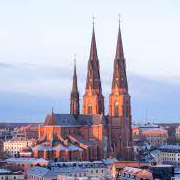
%> input picture lab1/domkyrka.jpg, 180 x 180 px
$ octave A_Q16.m   (GNU Octave 9; MATLAB toolbox functions it lacks are replaced by stand-ins)
%> lines starting %> are read from the running program, lines starting %| are printed output that depends on the picture
clear; close all;

I = imread("domkyrka.jpg"); % Load image
%> I is the input picture: size 180x180x3 uint8; mean R, G, B 177.8, 175.6, 192.8

I = rgb2gray(I);    % Turn into grey-scale
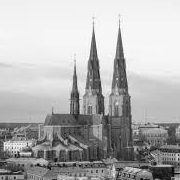
%> I: size 180x180 uint8; min 2, max 254, mean 178.2

% Square image
[x, y] = size(I);
%> x = 180; y = 180

freq = zeros(1, 256);

for i = 1:x
    for j = 1:y
        index = I(i, j);
        freq(1, index) = freq(1, index) + 1;
    end
end
%> after the loop, freq = 256 values, max 3073 at index 246, min 0 at index 1, mean 126.6

nofp = x*y; % number of pixels
%> nofp = 32400

freq_prob = freq./nofp; % Frequency probability
%> freq_prob = 256 values, max 0.0948 at index 246, min 0 at index 1, mean 0.00391

c = cumsum(freq_prob);  % Cumulative prob distribution
%> c = 256 values from 0 to 1

T = round(c .* 256);   % Mapper
%> T = 256 values from 0 to 256

Inew = T(I);
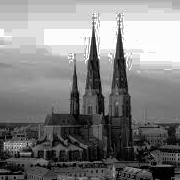
%> Inew: size 180x180 double; min 0, max 256, mean 130.9; drawn with min black and max white
Inew = uint8(Inew);
%> Inew: size 180x180 uint8

imhist(I);  % Plot histogram of non-eq image
title('Histogram of non-eq image', FontSize = 16)
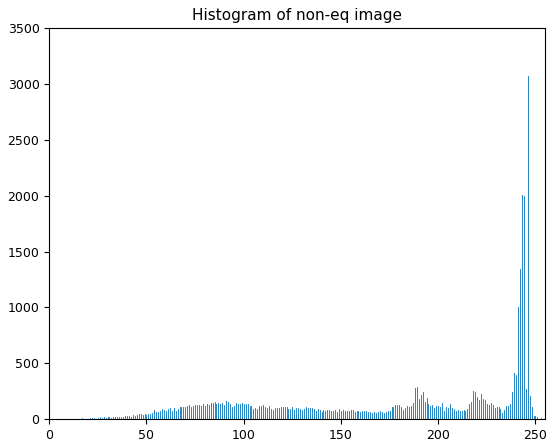
%> figure redrawn from the program's plot data; highest point at x = 246, y = 3073
figure
imhist(Inew)% Plot histogram of eq-image
title('Histogram of our equalized image', FontSize = 16)
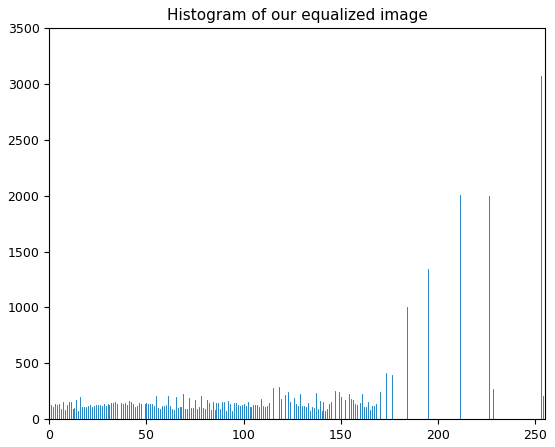
%> figure redrawn from the program's plot data; highest point at x = 253, y = 3073
figure
imhist(histeq(I)) % Histogram using histeq
title('Histogram using histeq', FontSize = 16)
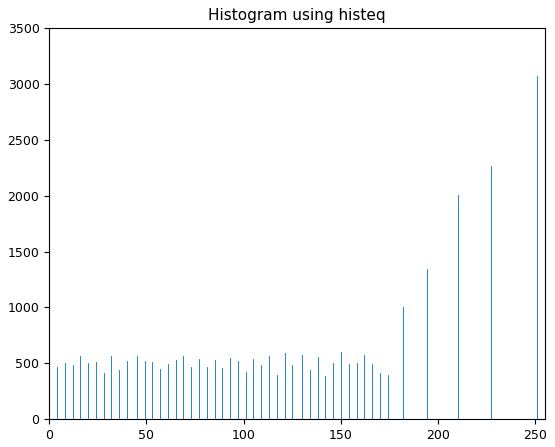
%> figure redrawn from the program's plot data; highest point at x = 251, y = 3073


figure
imshow(Inew)
title('Our equalized image', FontSize = 16)
figure
imshow(I)
title('Original image', FontSize = 16)
figure
imshow(histeq(I))
title('Histeq image', FontSize = 16)
